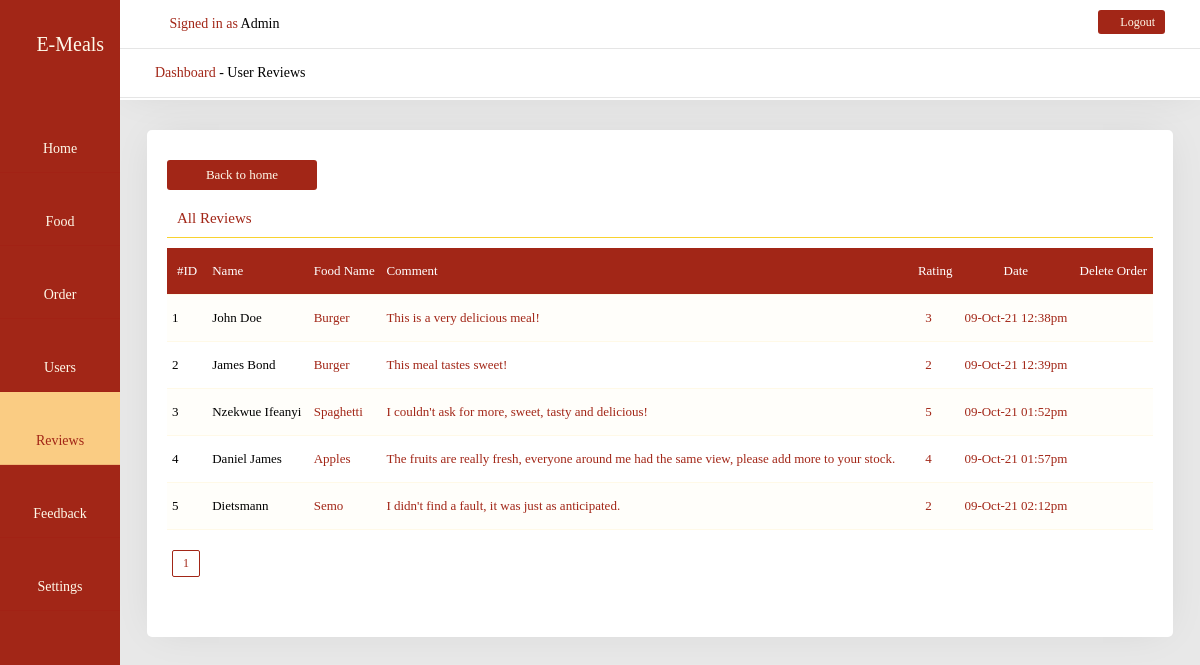
The page /admin/review.php (signed in) on the database its author committed.
### tables this page shows
CREATE TABLE `review_table` (
  `id` int(11) NOT NULL,
  `name` varchar(255) NOT NULL,
  `comment` varchar(255) NOT NULL,
  `stars` int(11) NOT NULL,
  `date` timestamp NOT NULL DEFAULT CURRENT_TIMESTAMP,
  `food_id` int(11) NOT NULL
);

CREATE TABLE `food_table` (
  `id` int(11) NOT NULL,
  `name` varchar(255) NOT NULL,
  `price` varchar(255) NOT NULL,
  `image` varchar(255) NOT NULL,
  `description` text NOT NULL,
  `category` varchar(255) NOT NULL,
  `status` varchar(255) NOT NULL,
  `created` timestamp NOT NULL DEFAULT CURRENT_TIMESTAMP
);

### admin/review.php (the view, shortened to what this page needs)
<?php
include_once('functions.php');
if(!isset($_SESSION['u_email'])){
    header('Location:home.php');
}else{
    $u_email = $_SESSION['u_email'];
    $select = mysqli_query($db, "SELECT * FROM admin_users WHERE email = '$u_email' || username = '$u_email'");
    $selected = mysqli_fetch_array($select);
    $user = $selected['username'];
}
?>
<!DOCTYPE html>
<html lang="en">
<head>
    <?php include_once('../includes/admin_head_section.php'); ?>
</head>
<body>
    <div class="admin-dashboard-container">
        <div class="admin-nav">
                <h2 class="logo">
                    <a href="index.php"><i class="fas fa-hamburger"></i> E-Meals</a>
                </h2>
                <div class="admin-nav-menu">
                    <ul>
                        <li>
                            <a href="index.php">
                                <i class="fas fa-home"></i>
                                Home
                            </a>
                        </li>
                        <li>
                            <a href="food.php">
                                <i class="fas fa-hamburger"></i>
                                Food
                            </a>
                        </li>
                        <li>
                            <a href="order.php">
                                <i class="fas fa-cart-plus"></i>
                                Order
                            </a>
                        </li>
                        <li>
                            <a href="users.php">
                                <i class="fas fa-users"></i>
                                Users
                            </a>
                        </li>
                        <li style="background-color:var(--active-color);">
                            <a href="review.php" style="color:var(--bg-color); width: 100%;">
                                <i class="fas fa-mail-bulk" style="color:var(--bg-color);"></i>
                                Reviews
                            </a>
                        </li>
                        <li>
                            <a href="feedback.php">
                                <i class="fas fa-mail-bulk"></i>
                                Feedback
                            </a>
                        </li>
                        <li>
                            <a href="settings.php">
                                <i class="fas fa-cog"></i>
                                Settings
                            </a>
                        </li>
                    </ul>
                </div>
        </div>
        <div class="admin-content-display">
            <div class="admin-content-header">
                <div class="header-welcome-box">
                    <div class="name-box">
                        <span class="fas fa-user-alt"></span> <span>Signed in as</span> <?php echo $user?>
                    </div>
                    <div class="logout-box">
                         <a href="logout.php"><span class="fas fa-sign-out-alt"></span> Logout</a>
                    </div>
                </div>
                <div class="header-welcome-box">
                    <div class="name-box">
                        <span>Dashboard</span> - User Reviews
                    </div>
                </div>
            </div>
            <div class="admin-content-box">
                <a href="index.php" class="back-btn">Back to home</a>
                <div class="box-content-heading">All Reviews</div>
                <div class="admin-order-container">
                    <table>
                        <tr>
                            <th>#ID</th>
                            <th>Name</th>
                            <th>Food Name</th>
                            <th>Comment</th>
                            <th>Rating</th>
                            <th>Date</th>
                            <th>Delete Order</th>
                        </tr>
                        <?php
                            if(isset($_GET['page']) && $_GET['page'] != ""){
                                $page = $_GET['page'];
                             }else{
                                $page = 1;
                             }
                             $results_per_page = 5;
                             $pick = mysqli_query($db, "SELECT * FROM review_table");
                             $total_results = mysqli_num_rows($pick);
                             $total_page_num = ceil($total_results/$results_per_page);
                             $offset = ($page - 1) * $results_per_page;
                            $select = mysqli_query($db, "SELECT * FROM review_table LIMIT $offset, $results_per_page");
                            $num = mysqli_num_rows($select);
                            if($num > 0){
                                foreach($select as $selected){
                                $fullname = $selected['name'];
                                $comment = $selected['comment'];
                                $rating = $selected['stars'];
                                $date = date('d-M-y h:ia', strtotime($selected['date']));
                                $id = $selected['id'];
                                $food_id = $selected['food_id'];
                        ?>
                        <tr>
                            <td><?php echo $id; ?></td>
                            <td><?php echo $fullname; ?></td>
                            <td>
                                <?php
                                    $choose = mysqli_query($db, "SELECT * FROM food_table WHERE id = '$food_id'");
                                    $chosen = mysqli_fetch_assoc($choose);
                                    if($chosen){
                                        echo $chosen['name'];
                                    }
                                ?>
                            </td>
                            <td><?php echo $comment; ?></td>
                            <td><?php echo $rating; ?> <span class="fas fa-star" style="color:orange;"></span></td>
                            <td><?php echo $date; ?></td>
                            <td><a href="delete.php?action=delete_review&id=<?php echo $id; ?>" class="fas fa-trash" onclick="return confirm('Are you sure?')"></a></td>
                        </tr>
                        <?php
                                }
                            }
                        ?>
                    </table>
                </div>
                <div class="pagination">
                    <ul>
                        <?php include_once('includes/review_table_pagination.php'); ?>
                    </ul>
                </div>
            </div>
        </div>
    </div>
</body>
</html>

### includes/admin_head_section.php (shortened to what this page needs)
<link rel="stylesheet" type="text/css" href="../assets/css/style.css">
<link rel="stylesheet" type="text/css" href="../assets/css/animate.css">
<link rel="stylesheet" type="text/css" href="../assets/css/fontawesome/css/all.css">
<link rel="stylesheet" type="text/css" href="../assets/css/fontawesome/css/all.min.css">
<link rel="stylesheet" type="text/css" href="../assets/css/fontawesome/css/brands.css">
<link rel="stylesheet" type="text/css" href="../assets/css/fontawesome/css/brands.min.css">
<link rel="stylesheet" type="text/css" href="../assets/css/fontawesome/css/fontawesome.css">
<link rel="stylesheet" type="text/css" href="assets/css/fontawesome/css/fontawesome.min.css">
<link rel="stylesheet" href="../assets/css/js/magnific-popup.css" type="text/css">
<link rel="stylesheet" href="../assets/css/js/slick-theme.css" type="text/css">
<link rel="stylesheet" href="../assets/css/js/slick.css" type="text/css">

### admin/includes/review_table_pagination.php (shortened to what this page needs)
<?php
for($page = 1; $page <= $total_page_num; $page++){
    if($num > 0){
    echo "<li><a href='review.php?page={$page}'>{$page}</a></li>";
    }
}
?>

### css/all.css (style rules this page uses)
.fa, .fas, .far, .fal, .fab { -moz-osx-font-smoothing: grayscale; -webkit-font-smoothing: antialiased; display: inline-block; font-style: normal; font-variant: normal; text-rendering: auto; line-height: 1; }
.fa-cart-plus:before { content: "\f217"; }
.fa-cog:before { content: "\f013"; }
.fa-hamburger:before { content: "\f805"; }
.fa-home:before { content: "\f015"; }
.fa-mail-bulk:before { content: "\f674"; }
.fa-sign-out-alt:before { content: "\f2f5"; }
.fa-star:before { content: "\f005"; }
.fa-trash:before { content: "\f1f8"; }
.fa-user-alt:before { content: "\f406"; }
.fa-users:before { content: "\f0c0"; }
.fa, .fas { font-family: 'Font Awesome 5 Free'; font-weight: 900; }

### rows shown on the page
review_table: id "1", name "John Doe", food_table.name "Burger", comment "This is a very delicious meal!", stars "3", date "09-Oct-21 12:38pm"
review_table: id "2", name "James Bond", food_table.name "Burger", comment "This meal tastes sweet!", stars "2", date "09-Oct-21 12:39pm"
review_table: id "3", name "Nzekwue Ifeanyi", food_table.name "Spaghetti", comment "I couldn't ask for more, sweet, tasty and delicious!", stars "5", date "09-Oct-21 01:52pm"
review_table: id "4", name "Daniel James", food_table.name "Apples", comment "The fruits are really fresh, everyone around me had the same view, please add more to your stock.", stars "4", date "09-Oct-21 01:57pm"
review_table: id "5", name "Dietsmann", food_table.name "Semo", comment "I didn't find a fault, it was just as anticipated.", stars "2", date "09-Oct-21 02:12pm"

### other values the page prints
$user "Admin"
